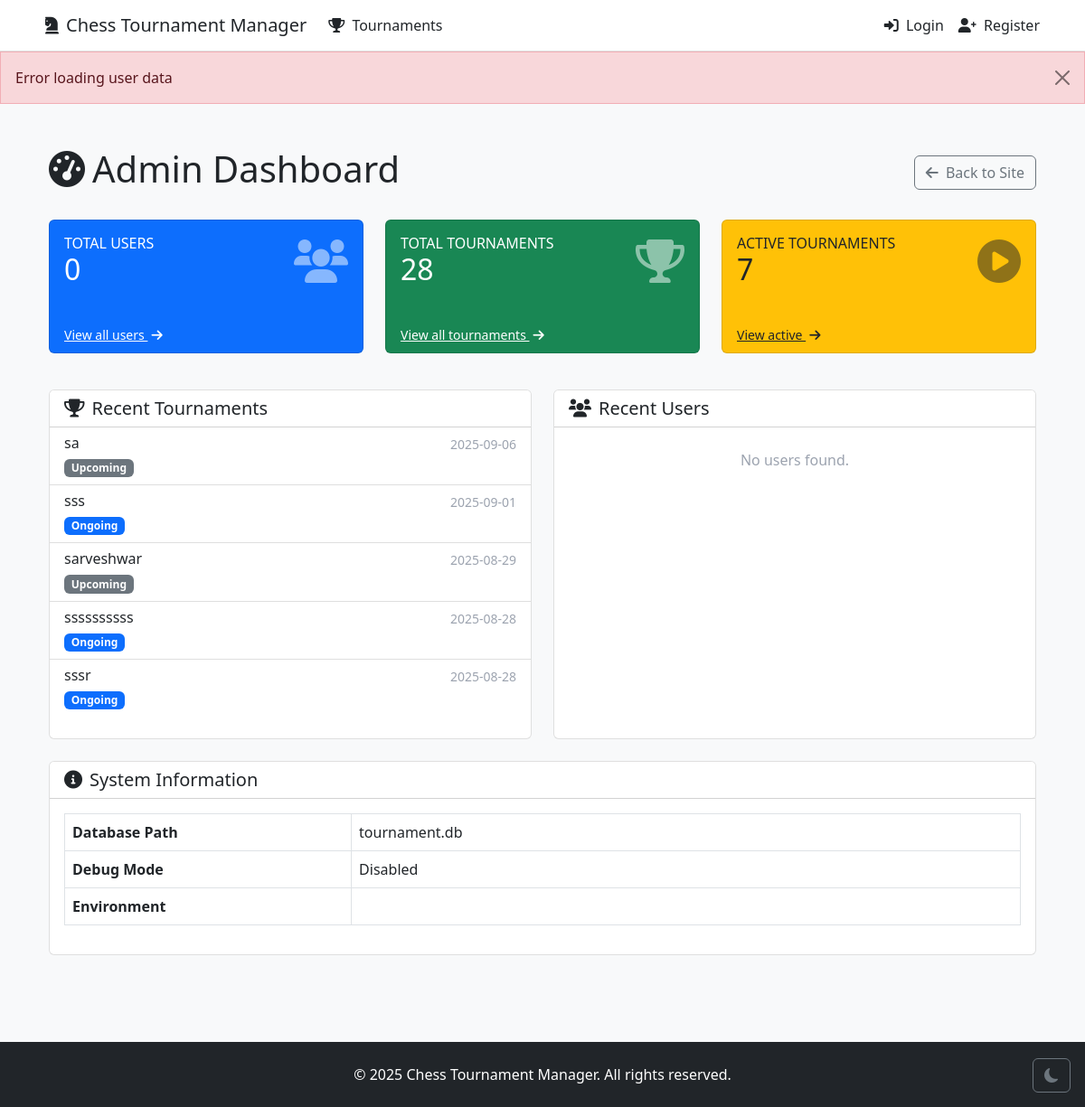
The app's page /admin/admin/dashboard, older data.
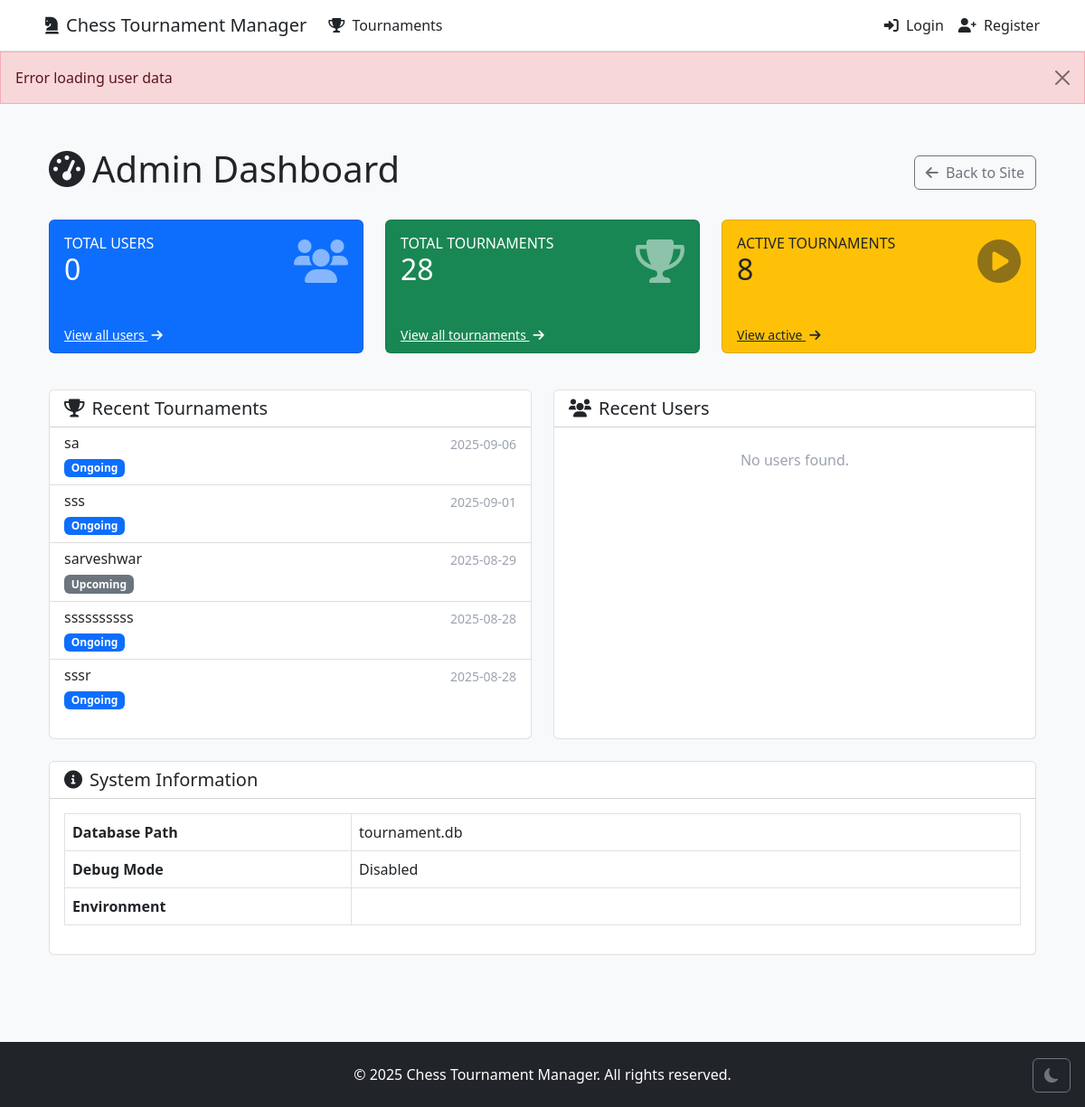
The same page, newer data.
### tables this page shows
CREATE TABLE tournaments (
            id INTEGER PRIMARY KEY AUTOINCREMENT,
            name TEXT NOT NULL,
            location TEXT,
            start_date TEXT NOT NULL,
            end_date TEXT NOT NULL,
            rounds INTEGER DEFAULT 5,
            time_control TEXT,
            status TEXT DEFAULT 'upcoming',
            created_at TEXT NOT NULL,
            creator_id INTEGER NOT NULL,
            description TEXT,
            prize_winners INTEGER DEFAULT 0
        , share_token TEXT, win_points REAL DEFAULT 1.0, draw_points REAL DEFAULT 0.5, loss_points REAL DEFAULT 0.0, bye_points REAL DEFAULT 1.0, comments TEXT DEFAULT '');

### admin_routes.py (the view)
@admin_bp.route('/admin/dashboard')
def dashboard():
    total_users = 0
    recent_users = []
    total_tournaments = 0
    active_tournaments = 0
    recent_tournaments = []
    try:
        current_app.logger.info("Fetching users data...")
        try:
            from sql import SQL
            db = SQL("sqlite:///users.db")
            print(db.execute("SELECT * FROM users"))
            result = db.execute("SELECT COUNT(*) as count FROM users")
            total_users = result[0]['count'] if result else 0
            current_app.logger.info(f"Found {total_users} total users")
            recent_users = db.execute('''
                SELECT id, username, name, emailAddress as email
                FROM users
                ORDER BY id DESC
                LIMIT 5
            ''')
            current_app.logger.info(f"Fetched {len(recent_users)} recent users")
        except Exception as e:
            current_app.logger.error(f"Error fetching users: {str(e)}")
            flash('Error loading user data', 'danger')
        current_app.logger.info("Fetching tournaments data...")
        try:
            from sql import SQL
            db = SQL("sqlite:///tournament.db")
            result = db.execute("SELECT COUNT(*) as count FROM tournaments")
            total_tournaments = result[0]['count'] if result else 0
            current_app.logger.info(f"Found {total_tournaments} total tournaments")
            result = db.execute("""
                SELECT COUNT(*) as count
                FROM tournaments
                WHERE status = 'ongoing' OR status = 'in_progress' OR status = 'In Progress'
            """)
            active_tournaments = result[0]['count'] if result else 0
            current_app.logger.info(f"Found {active_tournaments} active tournaments")
            recent_tournaments = db.execute("""
                SELECT id, name, created_at, status
                FROM tournaments
                ORDER BY created_at DESC
                LIMIT 5
            """)
            current_app.logger.info(f"Fetched {len(recent_tournaments)} recent tournaments")
        except Exception as e:
            current_app.logger.error(f"Error fetching tournaments: {str(e)}")
            flash('Error loading tournament data', 'danger')
    except Exception as e:
        current_app.logger.error(f"Error in dashboard: {str(e)}")
        flash('Error loading dashboard data', 'danger')
        return redirect(url_for('index'))
    return render_template('admin/dashboard.html',
                         total_users=total_users,
                         total_tournaments=total_tournaments,
                         active_tournaments=active_tournaments,
                         recent_tournaments=recent_tournaments,
                         recent_users=recent_users)

### templates/admin/dashboard.html (shortened to what this page needs)
{% extends "base.html" %}
{% block content %}
<div class="container mt-4">
    <div class="d-flex justify-content-between align-items-center mb-4">
        <h1><i class="fas fa-tachometer-alt me-2"></i>Admin Dashboard</h1>
        <div>
            <a href="{{ url_for('index') }}" class="btn btn-outline-secondary">
                <i class="fas fa-arrow-left me-1"></i> Back to Site
            </a>
        </div>
    </div>
    <div class="row mb-4">
        <div class="col-md-4 mb-3">
            <div class="card bg-primary text-white h-100">
                <div class="card-body">
                    <div class="d-flex justify-content-between align-items-center">
                        <div>
                            <h6 class="text-uppercase mb-0">Total Users</h6>
                            <h2 class="mb-0">{{ total_users }}</h2>
                        </div>
                        <i class="fas fa-users fa-3x opacity-50"></i>
                    </div>
                </div>
                <div class="card-footer bg-transparent border-0 pt-0">
                    <a href="#" class="text-white small" data-bs-toggle="modal" data-bs-target="#allUsersModal">View all users <i class="fas fa-arrow-right ms-1"></i></a>
                </div>
            </div>
        </div>
        <div class="col-md-4 mb-3">
            <div class="card bg-success text-white h-100">
                <div class="card-body">
                    <div class="d-flex justify-content-between align-items-center">
                        <div>
                            <h6 class="text-uppercase mb-0">Total Tournaments</h6>
                            <h2 class="mb-0">{{ total_tournaments }}</h2>
                        </div>
                        <i class="fas fa-trophy fa-3x opacity-50"></i>
                    </div>
                </div>
                <div class="card-footer bg-transparent border-0 pt-0">
                    <a href="#" class="text-white small" data-bs-toggle="modal" data-bs-target="#allTournamentsModal">View all tournaments <i class="fas fa-arrow-right ms-1"></i></a>
                </div>
            </div>
        </div>
        <div class="col-md-4 mb-3">
            <div class="card bg-warning text-dark h-100">
                <div class="card-body">
                    <div class="d-flex justify-content-between align-items-center">
                        <div>
                            <h6 class="text-uppercase mb-0">Active Tournaments</h6>
                            <h2 class="mb-0">{{ active_tournaments }}</h2>
                        </div>
                        <i class="fas fa-play-circle fa-3x opacity-50"></i>
                    </div>
                </div>
                <div class="card-footer bg-transparent border-0 pt-0">
                    <a href="#" class="text-dark small" data-bs-toggle="modal" data-bs-target="#activeTournamentsModal">View active <i class="fas fa-arrow-right ms-1"></i></a>
                </div>
            </div>
        </div>
    </div>
    <div class="row">
        <div class="col-md-6 mb-4">
            <div class="card h-100">
                <div class="card-header bg-white d-flex justify-content-between align-items-center">
                    <h5 class="mb-0"><i class="fas fa-trophy me-2"></i>Recent Tournaments</h5>
                </div>
                <div class="card-body p-0">
                    {% if recent_tournaments %}
                        <div class="list-group list-group-flush">
                            {% for tournament in recent_tournaments %}
                            <a href="#" class="list-group-item list-group-item-action">
                                <div class="d-flex w-100 justify-content-between">
                                    <h6 class="mb-1">{{ tournament.name if tournament.name else 'Unnamed Tournament' }}</h6>
                                    <small class="text-muted">{{ tournament.created_at.split(' ')[0] if tournament.created_at else 'N/A' }}</small>
                                </div>
                                <div>
                                    <span class="badge bg-{{ 'success' if tournament.status == 'completed' else 'primary' if tournament.status in ['ongoing', 'in_progress'] else 'secondary' }}">
                                        {{ (tournament.status if tournament.status else 'upcoming')|replace('_', ' ')|title }}
                                    </span>
                                </div>
                            </a>
                            {% endfor %}
                        </div>
                    {% else %}
                        <div class="text-center p-4">
                            <p class="text-muted mb-0">No tournaments found.</p>
                        </div>
                    {% endif %}
                </div>
            </div>
        </div>
        <div class="col-md-6 mb-4">
            <div class="card h-100">
                <div class="card-header bg-white d-flex justify-content-between align-items-center">
                    <h5 class="mb-0"><i class="fas fa-users me-2"></i>Recent Users</h5>
                </div>
                <div class="card-body p-0">
                    {% if recent_users %}
                        <div class="list-group list-group-flush">
                            {% for user in recent_users %}
                            <div class="list-group-item">
                                <div class="d-flex w-100 justify-content-between align-items-center">
                                    <div>
                                        <h6 class="mb-0">{{ user.name if user.name else user.username if user.username else 'N/A' }}</h6>
                                        <small class="text-muted">@{{ user.username if user.username else 'N/A' }}</small>
                                        {% if user.email %}
                                        <div class="text-truncate text-muted small" style="max-width: 200px;" title="{{ user.email }}">
                                            {{ user.email }}
                                        </div>
                                        {% endif %}
                                    </div>
                                </div>
                            </div>
                            {% endfor %}
                        </div>
                    {% else %}
                        <div class="text-center p-4">
                            <p class="text-muted mb-0">No users found.</p>
                        </div>
                    {% endif %}
                </div>
            </div>
        </div>
    </div>
    <div class="card">
        <div class="card-header bg-white">
            <h5 class="mb-0"><i class="fas fa-info-circle me-2"></i>System Information</h5>
        </div>
        <div class="card-body">
            <div class="table-responsive">
                <table class="table table-bordered">
                    <tbody>
                        <tr>
                            <th width="30%">Database Path</th>
                            <td>{{ config['DATABASE'] }}</td>
                        </tr>
                        <tr>
                            <th>Debug Mode</th>
                            <td>{{ 'Enabled' if config['DEBUG'] else 'Disabled' }}</td>
                        </tr>
                        <tr>
                            <th>Environment</th>
                            <td>{{ config['ENV'] }}</td>
                        </tr>
                    </tbody>
                </table>
            </div>
        </div>
    </div>
</div>
{% endblock %}

Row changes from the older to the newer data that the page shows:
changed tournaments "sa": status "Upcoming" → "Ongoing"
Text that changed along with them:
{{ active_tournaments }}: "7" → "8"
